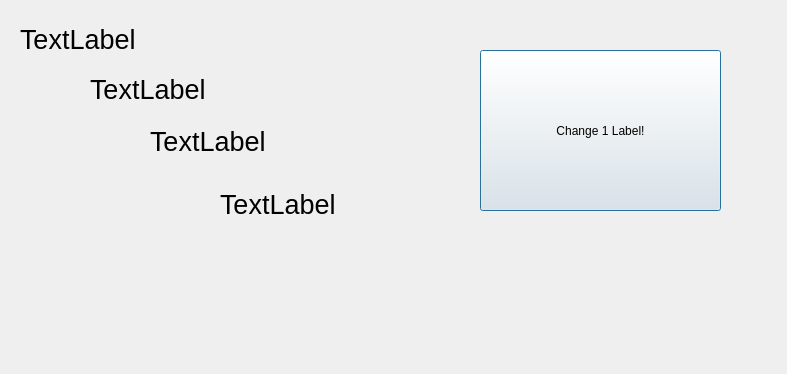
<?xml version="1.0" encoding="UTF-8"?>
<ui version="4.0">
 <class>Question_1_3</class>
 <widget class="QDialog" name="Question_1_3">
  <property name="geometry">
   <rect>
    <x>0</x>
    <y>0</y>
    <width>787</width>
    <height>374</height>
   </rect>
  </property>
  <property name="windowTitle">
   <string>Dialog</string>
  </property>
  <widget class="QPushButton" name="Change_Label">
   <property name="geometry">
    <rect>
     <x>480</x>
     <y>50</y>
     <width>241</width>
     <height>161</height>
    </rect>
   </property>
   <property name="text">
    <string>Change 1 Label!</string>
   </property>
  </widget>
  <widget class="QLabel" name="Label_1">
   <property name="geometry">
    <rect>
     <x>20</x>
     <y>10</y>
     <width>269</width>
     <height>58</height>
    </rect>
   </property>
   <property name="font">
    <font>
     <pointsize>20</pointsize>
    </font>
   </property>
   <property name="text">
    <string>TextLabel</string>
   </property>
  </widget>
  <widget class="QLabel" name="label_2">
   <property name="geometry">
    <rect>
     <x>90</x>
     <y>50</y>
     <width>269</width>
     <height>79</height>
    </rect>
   </property>
   <property name="font">
    <font>
     <pointsize>20</pointsize>
    </font>
   </property>
   <property name="text">
    <string>TextLabel</string>
   </property>
  </widget>
  <widget class="QLabel" name="label_3">
   <property name="geometry">
    <rect>
     <x>150</x>
     <y>80</y>
     <width>269</width>
     <height>122</height>
    </rect>
   </property>
   <property name="font">
    <font>
     <pointsize>20</pointsize>
    </font>
   </property>
   <property name="text">
    <string>TextLabel</string>
   </property>
  </widget>
  <widget class="QLabel" name="label_4">
   <property name="geometry">
    <rect>
     <x>220</x>
     <y>80</y>
     <width>269</width>
     <height>249</height>
    </rect>
   </property>
   <property name="font">
    <font>
     <pointsize>20</pointsize>
    </font>
   </property>
   <property name="text">
    <string>TextLabel</string>
   </property>
  </widget>
 </widget>
 <resources/>
 <connections/>
</ui>
